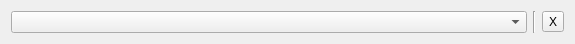
<?xml version="1.0" encoding="UTF-8"?>
<ui version="4.0">
 <class>Item</class>
 <widget class="QWidget" name="Item">
  <property name="geometry">
   <rect>
    <x>0</x>
    <y>0</y>
    <width>575</width>
    <height>41</height>
   </rect>
  </property>
  <property name="windowTitle">
   <string>Form</string>
  </property>
  <layout class="QHBoxLayout" name="horizontalLayout">
   <item>
    <widget class="QComboBox" name="comboBox"/>
   </item>
   <item>
    <widget class="Line" name="line">
     <property name="orientation">
      <enum>Qt::Vertical</enum>
     </property>
    </widget>
   </item>
   <item>
    <widget class="QToolButton" name="toolButton">
     <property name="text">
      <string>X</string>
     </property>
    </widget>
   </item>
  </layout>
 </widget>
 <resources/>
 <connections/>
</ui>
